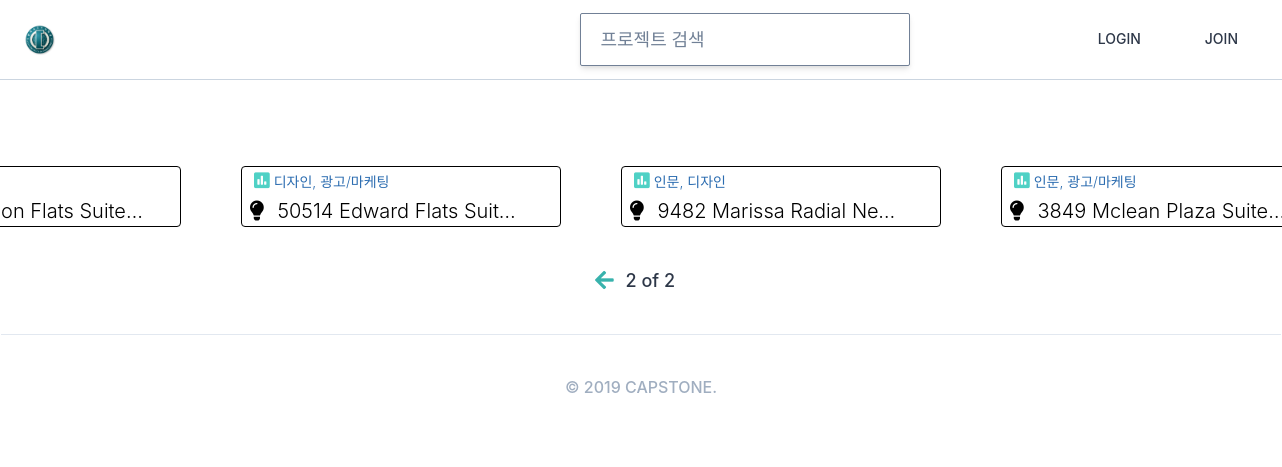
The page /projects/all/?page=2 on the database its author committed.
### projects/models.py (models this page shows, shortened)
class Project(core_models.TimeStampedModel):
    name = models.CharField(max_length=140)
    description = models.TextField()
    on_market = models.BooleanField(default=False)
    categories = models.ManyToManyField("Category", related_name="projects", blank=True)
    host = models.ForeignKey(
        "users.User", related_name="project_host", on_delete=models.CASCADE
    )
    def get_first_category(self):
        try:
            category, = self.categories.all()[:1]
            return category
        except ValueError:
            return None
    def get_second_category(self):
        try:
            category, = self.categories.all()[1:2]
            return category
        except ValueError:
            return None

class AbstractItem(core_models.TimeStampedModel):
    name = models.CharField(max_length=80)
    class Meta:
        abstract = True
    def __str__(self):
        return self.name

class Category(AbstractItem):
    class Meta:
        verbose_name_plural = "Categories"

### projects/views.py (the view)
# urls.py: path("all/", views.AllMarketProjectView.as_view(), name="all"),
class AllMarketProjectView(ListView):
    model = models.Project
    paginate_by = 24
    paginate_orphans = 2
    context_object_name = "market_projects"
    template_name = "projects/all_project.html"
    def get_queryset(self):
        queryset = super().get_queryset()
        return queryset.filter(on_market=True)

### projects/templatetags/on_mar.py (called while the page is built)
@register.simple_tag(takes_context=True)
def on_mar(context, project):
    user = context.request.user
    if project.on_market is True:
        return True
    else:
        return False

### templates/projects/all_project.html (shortened to what this page needs)
{% extends "base.html" %}
{% load on_mar %}
{% block search-bar %}
    <form method="get" action="{% url 'projects:search' %}" class="w-5/11">
    <input
        class="search-box border w-full font-medium text-gray-900 placeholder-gray-600 py-3 rounded-sm w-64 shadow-md hover:shadow-lg focus:outline-none"
        name="Project_Name" placeholder="프로젝트 검색" />
    </form>
{% endblock search-bar %}
{% block content %}
    <div class="container mx-auto pb-10">
      <div class="flex flex-between">
            </div>
            <div class="flex flex-wrap -mx-40 mt-10">
            {% for project in market_projects %}
                {% on_mar project as on_mar_bool %}
                {% if on_mar_bool %}
                    {% include "partials/project_card.html" with project=project %}
                {% endif %}
            {% endfor %}
        </div>
        <div class="flex items-center justify-center mx-auto container">
            {% if page_obj.has_previous %}
                <a href="?page={{page_obj.number|add:-1}}" class="text-teal-500">
                    <i class="fas fa-arrow-left fa-lg"></i>
                </a>
            {% endif %}
                <span class="mx-3 font-medium text-lg">{{page_obj.number}} of {{page_obj.paginator.num_pages}}</span>
        </div>
    </div>
{% endblock content %}

### templates/partials/project_card.html (shortened to what this page needs)
<div class="w-1/5 mb-10 px-2 overflow-hidden border border-black mr-10 ml-5 rounded pro_zoom">
    <a href="{% url 'projects:detail' project.pk %}">
        <div class="flex justify-between mb-1px truncate">
            <div class="w-3/4 overflow-hidden flex">
                <span class="text-sm text-gray-700 block truncate p-1 mr-2 text-blue-700">
                    <i class="fas fa-poll text-teal-400 text-lg"></i>
                    {{project.get_first_category}}, {{project.get_second_category}}
                </span>
            </div>
        </div>
        <span class="text-black w-11/12 block truncate text-xl">
            <i class="fas fa-lightbulb mr-2"></i> {{project.name}}
        </span>
    </a>
</div>

### rows shown on the page
Project: name "6671 Brandon Flats Suite…"
Project: get_first_category "디자인", get_second_category "광고/마케팅", name "50514 Edward Flats Suit…"
Project: get_first_category "인문", get_second_category "디자인", name "9482 Marissa Radial Ne…"
Project: get_first_category "인문", get_second_category "광고/마케팅", name "3849 Mclean Plaza Suite…"

### other values the page prints
{{ page_obj.number }} "2"
{{ page_obj.paginator.num_pages }} "2"
